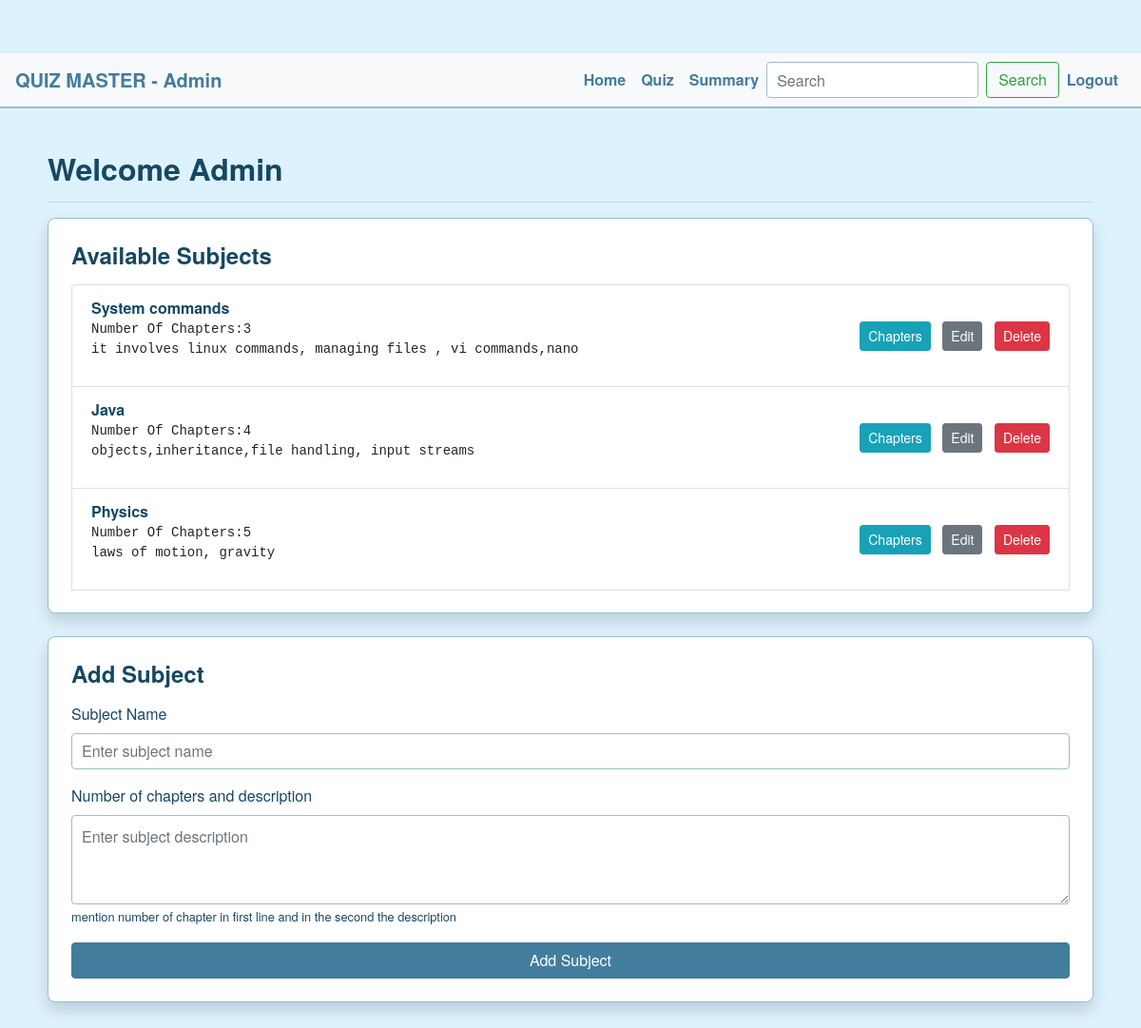
The app's page /admin/dashboard (signed in), older data.
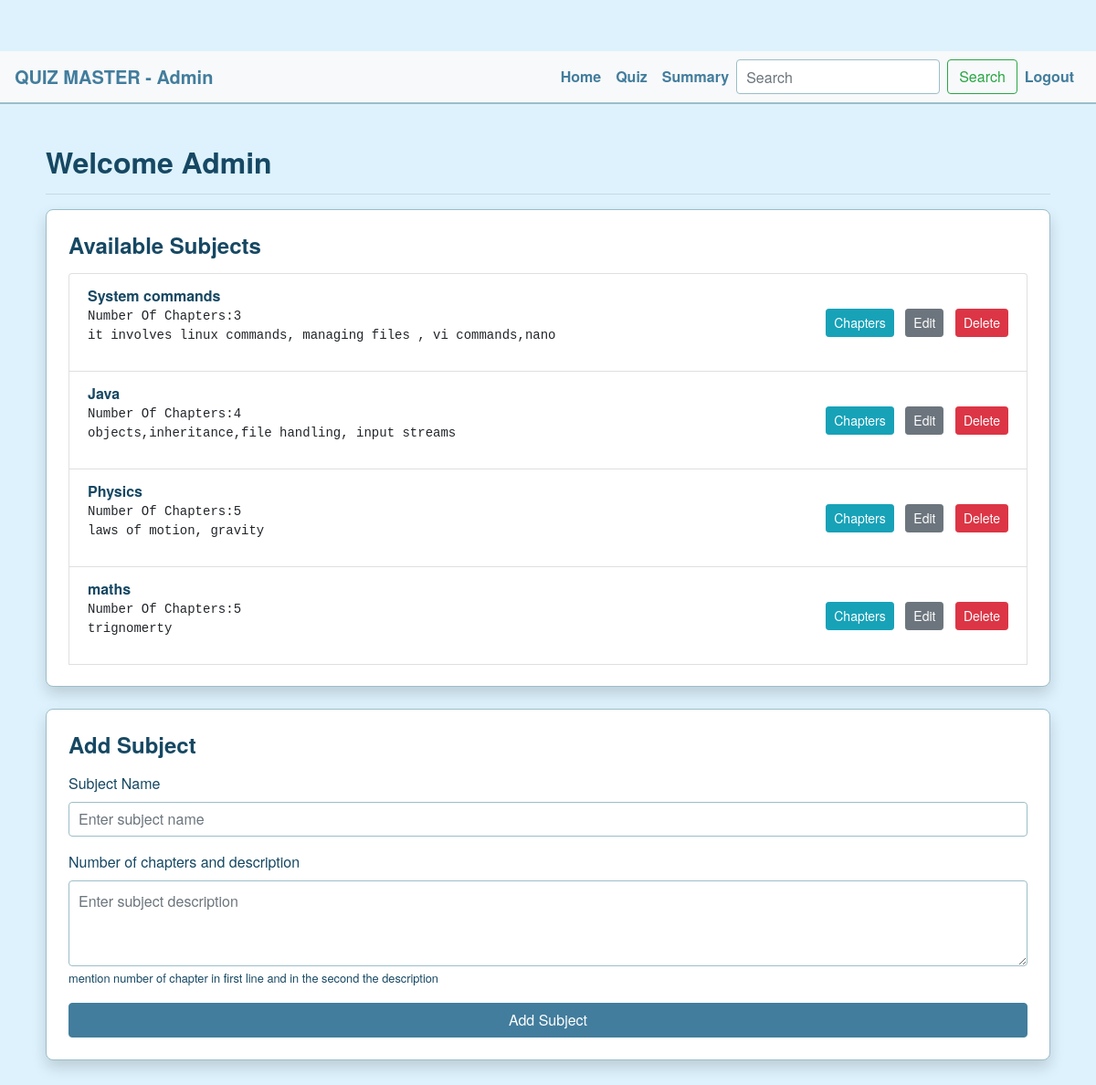
The same page, newer data.
### controllers/models.py (models this page shows, shortened)
class Subject(db.Model):
    __tablename__ = 'subjects'
    id = db.Column(db.Integer, primary_key=True)
    name = db.Column(db.String(100), unique=True, nullable=False)
    description = db.Column(db.Text)
    chapters = db.relationship('Chapter', backref='subject', lazy=True)#related data is loaded when accessed by chapter

### controllers/admin_routes.py (the view)
    @app.route('/admin/dashboard')
    def admin_dashboard():
        if 'user_id' not in session or session.get('role') != 'Admin':
            flash("Access denied.", "danger")
            return redirect(url_for('login'))
        sub = Subject.query.all()  # Grab all subjects
        return render_template('admin_dashboard.html', subjects=sub)

### templates/admin_dashboard.html (shortened to what this page needs)
{% extends 'base.html' %}
{% block content %}
<nav class="navbar navbar-expand-lg navbar-light bg-light">
  <a class="navbar-brand" href="#">QUIZ MASTER - Admin</a>
  <div class="collapse navbar-collapse" id="navbarNav">
    <ul class="navbar-nav ml-auto">
      <li class="nav-item">
        <a class="nav-link" href="{{ url_for('admin_dashboard') }}">Home</a>
      </li>
      <li class="nav-item">
        <a class="nav-link" href="{{ url_for('admin_quiz_overview') }}">Quiz</a>
      </li>
      <li class="nav-item">
        <a class="nav-link" href="{{ url_for('admin_summary') }}">Summary</a>
      </li>
      <form class="form-inline my-2 my-lg-0" method="GET" action="{{ url_for('admin_search') }}">
        <input class="form-control mr-sm-2" type="search" name="q" placeholder="Search" aria-label="Search">
        <button class="btn btn-outline-success my-2 my-sm-0" type="submit">Search</button>
      </form>
      <li class="nav-item">
        <a class="nav-link" href="{{ url_for('logout') }}">Logout</a>
      </li>
    </ul>
  </div>
</nav>
<div class="container mt-4">
  <h2>Welcome Admin</h2>
  <hr>
  <div class="mb-4">
    <div class="card shadow p-4">
      <h4 class="mb-3">Available Subjects</h4>
      <ul class="list-group">
        {% for subject in subjects %}
        <li class="list-group-item d-flex justify-content-between align-items-center">
          <div>
            <strong>{{ subject.name }}</strong>
            <br>
            <pre>Number Of Chapters:{{ subject.description or '' }}</pre>
          </div>
          <div>
            <a href="{{ url_for('admin_chapters', subject_id=subject.id) }}"
               class="btn btn-sm btn-info mr-2">Chapters</a>
            <a href="#edit-{{ subject.id }}" class="btn btn-sm btn-secondary mr-2">Edit</a>
            <form method="POST" action="{{ url_for('delete_subject', subject_id=subject.id) }}" style="display:inline;">
              <button type="submit" class="btn btn-sm btn-danger">Delete</button>
            </form>
          </div>
        </li>
        {% endfor %}
      </ul>
    </div>
  </div>
  <div class="mb-4">
    <div class="card shadow p-4">
      <h4 class="mb-3">Add Subject</h4>
      <form method="POST" action="{{ url_for('add_subject') }}">
        <div class="form-group">
          <label for="subjectName">Subject Name</label>
          <input type="text" name="name" id="subjectName" class="form-control" placeholder="Enter subject name" required>
        </div>
        <div class="form-group">
          <label for="subjectDesc">Number of chapters and description</label>
          <textarea name="desc" id="subjectDesc" class="form-control" rows="3"
                    placeholder="Enter subject description"></textarea>
          <small>mention number of chapter in first line and in the second the description</small>
        </div>
        <button type="submit" class="btn btn-success btn-block">Add Subject</button>
      </form>
    </div>
  </div>
</div>
{% endblock %}

Row changes from the older to the newer data that the page shows:
added Subject: name "maths", description "5 trignomerty"
